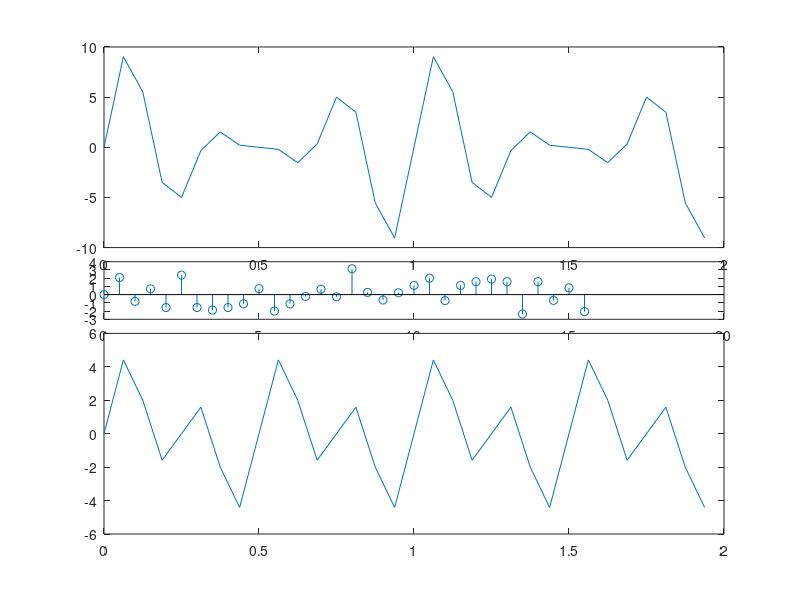

MATLAB code for this plot:
clc;
clear all;
close all;

%%
N = 32;
fs = 16;
n = 0:1:N-1;
Ts = 1/fs; %sampling period
t = n*Ts; % time vector

A1 = 2;
A2 = 3;
A3 = 5;

f1 = 2;
f2 = 4;
f3 = 3;

y1 = A1*sin(2*pi*f1*t);
y2 = A2*sin(2*pi*f2*t);
y3 = A3*sin(2*pi*f3*t);

y = y1+y2+y3;

subplot(4,1,1)
stem(t,y1, "filled");
xlabel('t');
ylabel('y1');
title("y1(t)");

subplot(4,1,2)
stem(t,y2,"filled");
xlabel('t');
ylabel('y2');
title("y2(t)");

subplot(4,1,3)
stem(t,y3, 'filled');
xlabel('t');
ylabel('y3');
title("y1(t)");

subplot(4,1,4)
stem(t,y, "filled");
xlabel('t');
ylabel('y');
title("y(t)");

%% DFT
Y = fft(y);
disp(Y);
k = 0:1:N-1;
f = k*(fs/N);

magnitude = abs(Y);
power = abs(y).^2;
phase = angle(Y);
real_part = real(Y);
imag_part = imag(Y);

subplot(5,1,1)
stem(f,magnitude);

subplot(5,1,2);
stem(f,power);

subplot(5,1,3);
stem(f, phase);

subplot(5,1,4)
stem(f,real_part);

subplot(5,1,5)
stem(f, imag_part);

%%
y_recons = real(ifft(Y));
subplot(2,1,1)
plot(n,y);

subplot(2,1,2)
plot(n,y_recons);

%% lets say , remove 3hz
y_filtered = Y;

target_f = 3;
index_pos = find(abs(f - target_f) < 0.5); % positive frequency
index_neg = N - index_pos + 2; % corresponding negative frequency

% Zero out the 3 Hz components
y_filtered(index_pos) = 0;
y_filtered(index_neg) = 0;

yrc = ifft(y_filtered);

subplot(2,1,1)
plot(t, y);

subplot(2,1,2)
plot(t, yrc);

%%
yf = Y;
target = 3;

indx_pos = find(f == target);
indx_neg = N-indx_pos+2;
yrc = ifft(y_filtered);

subplot(2,1,1)
plot(t, y);

subplot(2,1,2)
plot(t, yrc);
